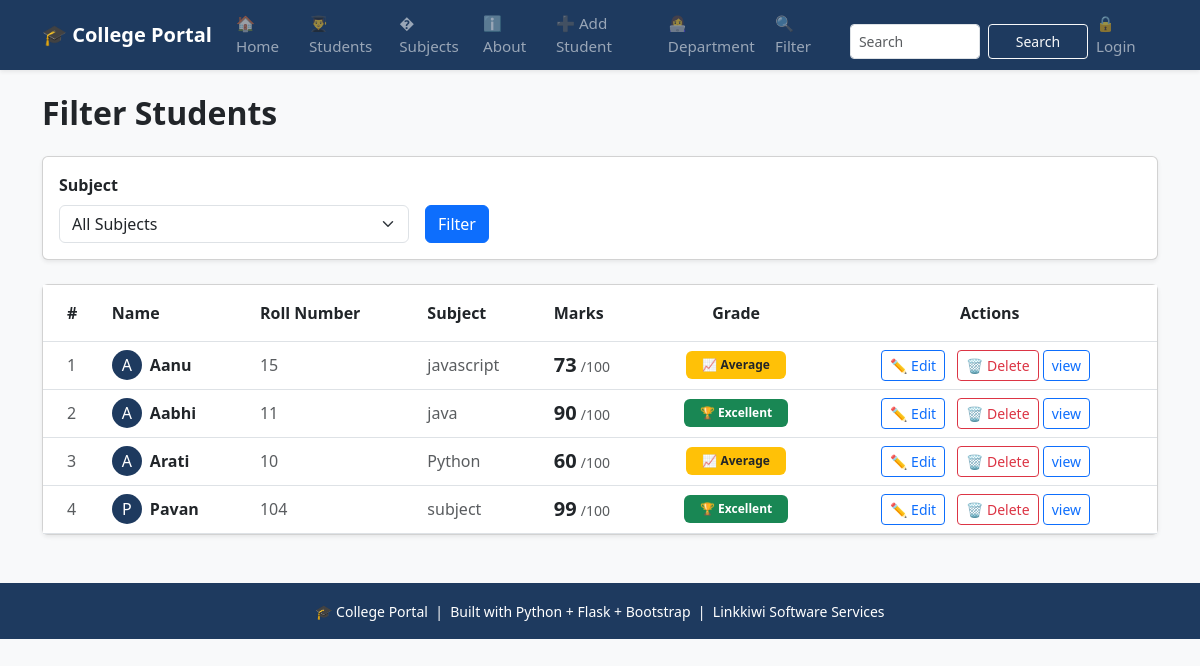
/filter, run on an earlier commit of the app's database.
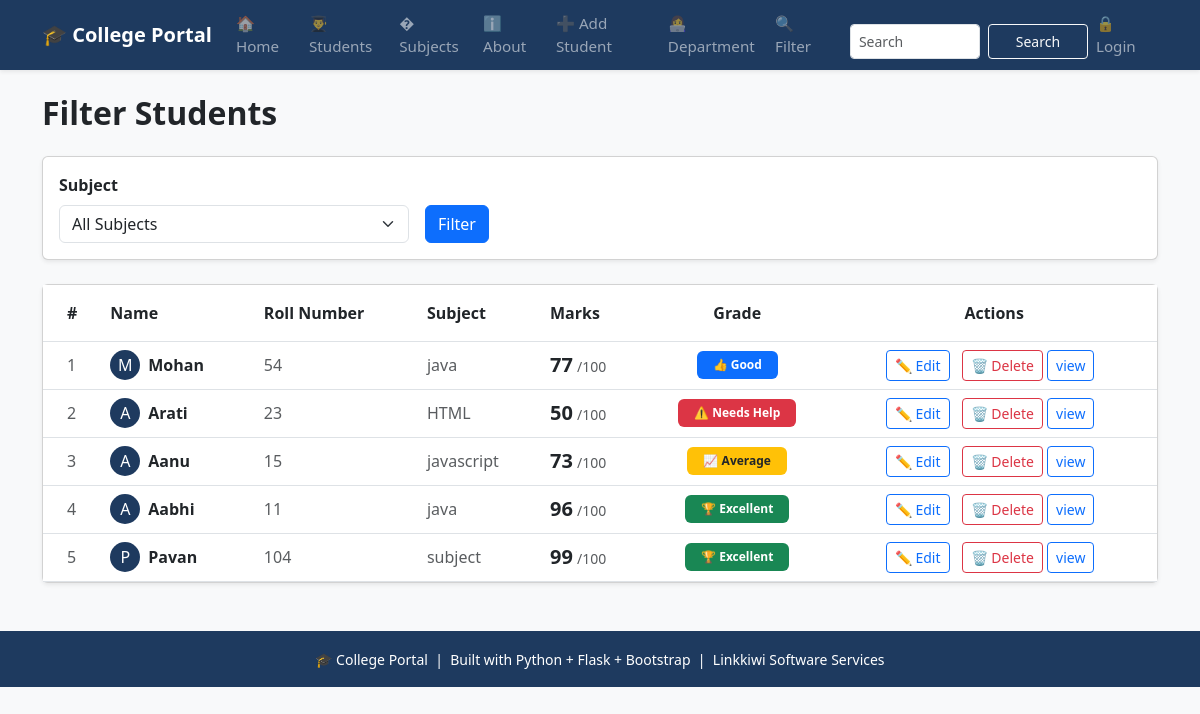
And on a later commit of the database.
### tables this page shows
CREATE TABLE students
                    (id INTEGER PRIMARY KEY AUTOINCREMENT,
                     name TEXT NOT NULL,
                     roll INTEGER NOT NULL,
                     marks INTEGER NOT NULL,
                     subject TEXT NOT NULL,
                     attendance INTEGER DEFAULT 0);

### app.py (the view)
@app.route('/filter')
def filter_students():
    subject = request.args.get('subject', '')
    grade = request.args.get('grade', '')
    conn = get_db()
    subjects = conn.execute('''SELECT DISTINCT subject FROM students
                            WHERE subject IS NOT NULL
                            AND subject != ""
                            ORDER BY subject ASC''').fetchall()
    query = 'SELECT * FROM students WHERE 1=1'
    params = []
    if subject:
        query += ' AND subject = ?'
        params.append(subject)
    if grade =='excellent':
        query += ' AND marks >= 90'
    elif grade == 'good':
        query += ' AND marks >= 75 AND marks < 90'
    elif grade == 'average':
        query += ' AND marks >= 60 AND marks < 75'
    elif grade == 'poor':
        query += ' AND marks < 45'
    query += ' ORDER BY id DESC'
    students = conn.execute(query, params).fetchall()
    conn.close()
    return render_template('filter.html', students=students, subjects=subjects, selected_subject=subject, selected_grade=grade)

### database.py (called while the page is built)
def get_db():
   conn = sqlite3.connect('myproject.db')
   conn.row_factory = sqlite3.Row  # To access columns by name
   return conn

### templates/filter.html (shortened to what the changed rows need)
{% extends 'base.html' %}
{% block content %}
<h2 class="fw-bold mb-4">Filter Students</h2>
{% if students %}
<div class="card shadow-sm">
    <div class="card-body p-0">
        <div class="table-responsive">
            <table class="table table-hover mb-0">
                <thead style="background-color: #1e3a5f; color:white;">
                    <tr>
                        <th class="py-3 ps-4">#</th>
                        <th class="py-3">Name</th>
                        <th class="py-3">Roll Number</th>
                        <th class="py-3">Subject</th>
                        <th class="py-3">Marks</th>
                        <th class="py-3 text-center">Grade</th>
                        <th class="py-3 text-center">Actions</th>
                    </tr>
                </thead>
                <tbody>
                    {% for student in students %}
                    <tr class="align-middle">
                        <td class="ps-4 text-muted">
                            {{ loop.index }}
                        </td>
                        <td>
                            <div class="d-flex align-items-center">
                                <div class="rounded-circle d-flex justify-content-center align-items-center me-2"
                                     style="width:30px; height:30px; background-color:#1e3a5f; color:white;">
                                    {{ student['name'][0] }}
                                </div>
                                <span class="fw-bold">{{ student['name'] }}</span>
                            </div>
                        </td>
                        <td class="text-muted">{{ student['roll'] }}</td>
                        <td class="text-muted">{{ student['subject'] }}</td>
                        <td>
                            <span class="fw-bold fs-5">{{ student['marks'] }}</span>
                            <span class="text-muted small">/100</span>
                        </td>
                        <td class="text-center">
                            {% if student['marks'] >= 90 %}
                                <span class="badge bg-success px-3 py-2">
                                    🏆 Excellent
                                </span>
                            {% elif student['marks'] >= 75 %}
                                <span class="badge bg-primary px-3 py-2">
                                    👍 Good
                                </span>
                            {% elif student['marks'] >= 60 %}
                                <span class="badge bg-warning text-dark px-3 py-2">
                                    📈 Average
                                </span>
                            {% else %}
                                <span class="badge bg-danger px-3 py-2">
                                    ⚠️ Needs Help
                                </span>
                            {% endif %}
                        </td>
                        <td class="text-center">
                            <a href="{{ url_for('edit_student', id=student['id']) }}"
                               class="btn btn-sm btn-outline-primary me-2">
                                ✏️ Edit
                            </a>
                            <a href="{{ url_for('delete_student', id=student['id']) }}"
                               class="btn btn-sm btn-outline-danger"
                               onclick="return confirm('Are you sure you want to delete this student?');">
                                🗑️ Delete
                            </a>
                             <a href="{{ url_for('student_detail', id=student['id']) }}"
                               class="btn btn-sm btn-outline-primary me-2">
                                view
                            </a>
                        </td>
                    </tr>
                    {% endfor %}
                </tbody>
            </table>
        </div>
    </div>
</div>
{% else %}
<div class="alert alert-info mt-4" role="alert">
    No students found for the selected filter.
</div>
{% endif %}
{% endblock %}

What changed in the data, as far as the page shows it:
removed students: name "A", name "Arati", roll "10", subject "Python", marks "60", shows "📈 Average"
added students: name "M", name "Mohan", roll "54", subject "java", marks "77", shows "👍 Good"
added students: name "A", name "Arati", roll "23", subject "HTML", marks "50", shows "⚠️ Needs Help"
changed students "Aabhi": marks "90" → "96"
